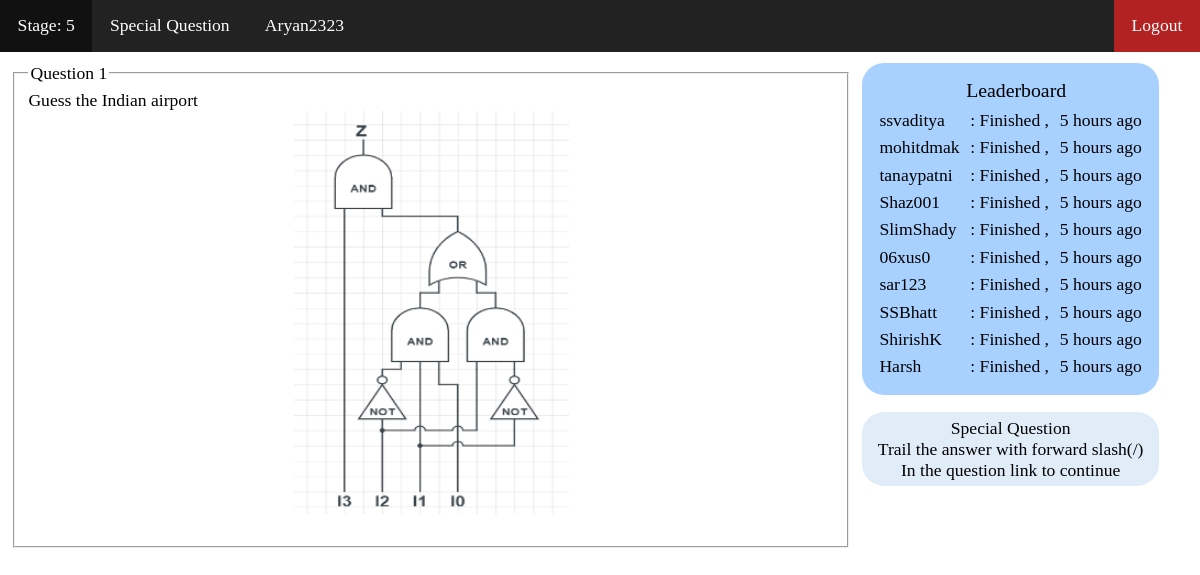
Page /solve (signed in) on the committed database.
### mind.py (models this page shows, shortened)
class User(db.Model,UserMixin):
    id = db.Column(db.Integer, primary_key=True)
    username = db.Column(db.String(10), unique=True, nullable=False)
    email = db.Column(db.String(50), unique=True, nullable=False)
    phone = db.Column(db.String(10), unique=True, nullable=False)
    password = db.Column(db.String(20), nullable=False)
    stage = db.Column(db.Integer, default=0)
    recentTime = db.Column(db.DateTime, nullable=False, default=datetime.now)

### mind.py (the view, shortened to what this page needs)
@app.route('/solve',methods=['POST','GET'])
@login_required
def question():
    if current_user.stage >= len(questionSet):
        return redirect(url_for('finished'))
    questions = questionSet[current_user.stage]
    answers = answerSet[current_user.stage]
    links = list(questions.values()).count("none")
    return render_template('questionPage.html',questions=enumerate(questions.items()),
                            stage=current_user.stage,name=current_user.username,leaderboard=getLeaderboard(),
                            links=links,length=len(questions),images=imageSet[current_user.stage])

### mind.py (called while the page is built)
@login_manager.user_loader
def load_user(user_id):
    return User.query.get(int(user_id))

def getLeaderboard():
    users = User.query.order_by(User.stage.desc(),User.recentTime).limit(10)
    leaderboard = []
    for i,user in enumerate(users):
        stage = f"Stage {user.stage}"
        if user.stage >= len(questionSet):
            stage = "Finished"
        elif user.stage == 0:
            stage = "Started"
        time = str(int((datetime.now()-user.recentTime).seconds/3600))+" hours ago"
        if time[0]=='0':
            time = str(int((datetime.now()-user.recentTime).seconds/60))+" minutes ago"
        if time[0]=='0':
            time = str(int((datetime.now()-user.recentTime).seconds))+" seconds ago"
        leaderboard.append('<td>{}</td><td>: {} ,</td><td>{}</td>'.format(user.username,stage,time))
    return leaderboard

### templates/questionPage.html (shortened to what this page needs)
<!DOCTYPE html>
<html lang="en" dir="ltr">
  <head>
    <link href="/static/styles.css" rel="stylesheet" type="text/css">
  </head>
  <body>
    <div class="navbar">
      <ul>
        <li>Stage: {{ stage+1 }}</li>
        {% if links>0 %}
        <li>Special Question</li>
        {% endif %}
        <li>{{ name }}</li>
        <li class="button"><a href="{{ url_for('logout') }}">Logout</a></li>
      </ul>
    </div>
    <div class="questionpage">
      <div class="question-container">
        <form method="POST">
          {% for index,(question,options) in questions %}
          <fieldset style="margin-bottom: 10px">
              <legend>Question {{index+1}}</legend>
              <div class="question">
                  {{ question|safe }}<br>
                  {% if images[index] != '' %}
                    <img style="margin-left: auto; margin-right: auto; display:block; max-width: 500px" src='/static/{{ images[index] }}'><br>
                  {% endif %}
              </div>
            </fieldset>
          {% endfor %}
        </form>
      </div>
      <div class="rightside">
        <div class="slide">
          <ul class="leaderboard">
            <table>
              <p style="text-align: center; font-size: large; margin: 5px 0px;">Leaderboard</p>
              {% for entry in leaderboard %}
                <tr>{{ entry|safe }}</tr>
              {% endfor %}
            </table>
          </ul>
          {% if links>0 %}
          <ul class="qrules">
            <li>Special Question</li>
            <li>Trail the answer with forward slash(/)</li>
            <li>In the question link to continue</li>
          </ul>
          {% endif %}
        </div>
      </div>
    </div>
  </body>
</html>

### static/styles.css (style rules this page uses)
body { margin: 0; zoom: 110%; }
.questionpage { display: flex; flex-direction: row; margin-top: 10px; }
.question-container { margin-left: 10px; width: 70%; }
.rightside { margin-left: 10px; }
.slide { position: -webkit-sticky; position: sticky; top: 10px; }
ul.leaderboard { background-color: #A8D1FF; border-radius: 20px; margin: 0; padding: 10px 0 10px 10px; width: 100%; height: auto; }
.leaderboard td { padding: 0 4px 4px 4px; }
ul.qrules { text-align: center; list-style-type: none; background-color: #E1ECF9; border-radius: 20px; padding: 5px; width: 100%; height: auto; }
.navbar ul { list-style-type: none; margin: 0; padding: 0; overflow: hidden; background-color: #222; }
.navbar li { float: left; display: block; color: white; text-align: center; padding: 14px 16px; text-decoration: none; }
li.button { float: right; display: block; text-align: center; padding: 14px 16px; background-color: #B22222; }
li.button a { color: white; text-decoration: none; padding: auto; margin: 0; }

### rows in the picture
User: username "Aryan2323"
User: username "ssvaditya : Finished , 5 hours ago"
User: username "mohitdmak : Finished , 5 hours ago"
User: username "tanaypatni : Finished , 5 hours ago"
User: username "Shaz001 : Finished , 5 hours ago"
User: username "SlimShady : Finished , 5 hours ago"
User: username "06xus0 : Finished , 5 hours ago"
User: username "sar123 : Finished , 5 hours ago"
User: username "SSBhatt : Finished , 5 hours ago"
User: username "ShirishK : Finished , 5 hours ago"
User: username "Harsh : Finished , 5 hours ago"

### other values in the picture
{{ stage+1 }} "5"
{{ index+1 }} "1"
{{ question|safe }} "Guess the Indian airport"
